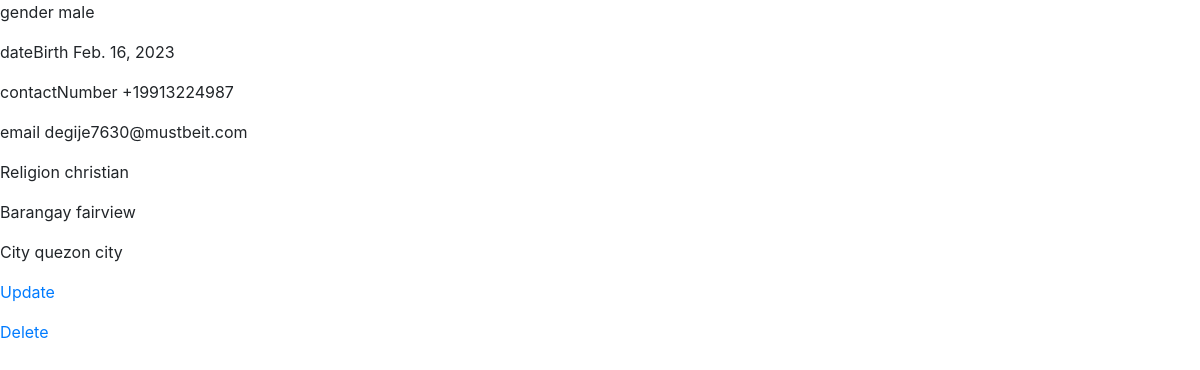
Before: /employee/1/ (signed in) with the older database file.
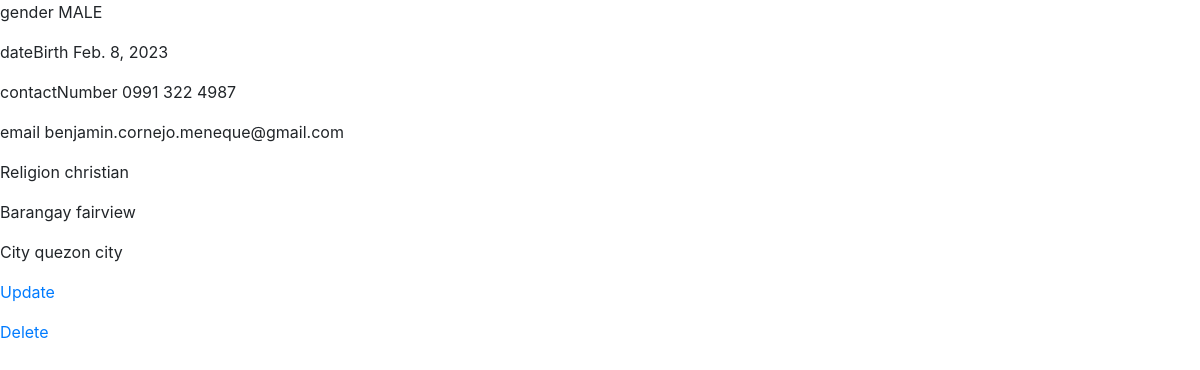
After: the same page with the newer database file.
### employee/models.py (models this page shows, shortened)
class Employee(models.Model):
    GENDER_CHOICES = [
        ("MALE", "Male"),
        ("FEMALE", "Female"),
    ]
    firstName = models.CharField(max_length=40)
    middleName = models.CharField(max_length=40)
    lastName = models.CharField(max_length=40)
    gender = models.CharField(max_length=6, choices=GENDER_CHOICES, default="male")
    dateBirth = models.DateField()
    contactNumber = PhoneNumberField(region="PH")
    email = models.EmailField(max_length=200)
    Religion = models.CharField(max_length=200,default="christian")
    Barangay = models.CharField(max_length=200, default="fairview")
    City = models.CharField(max_length=200, default="quezon city")
    HouseNumber= models.IntegerField(default=0)
    Country = models.CharField(max_length=200, default="philippines")
    Zip = models.IntegerField(default=0)
    TIN = models.IntegerField(default=0)
    EmployeeStatus = models.CharField(max_length=200, default="active")
    Department = models.CharField(max_length=200, default="IT")
    Job = models.CharField(max_length=200, default="IT")

### employee/views.py (the view)
# urls.py: path('<int:pk>/', views.EmployeeDetailView.as_view(), name='detail'),
class EmployeeDetailView(LoginRequiredMixin, generic.DetailView):
    model = Employee
    template_name = "employee/detail_view.html"

### templates/employee/detail_view.html (shortened to what this page needs)
{% extends 'base.html' %}
{% block content %}
<p>gender {{ object.gender }}</p>
<p>dateBirth {{ object.dateBirth }}</p>
<p>contactNumber {{ object.contactNumber }}</p>
<p>email {{ object.email }}</p>
<p>Religion {{ object.Religion }}</p>
<p>Barangay {{ object.Barangay }}</p>
<p>City {{ object.City }}</p>
<p><a href="{% url 'employee:update' object.id %}">Update</a></p>
<p><a href="{% url 'employee:delete' object.id %}">Delete</a></p>
{% endblock content %}

### templates/base.html (shortened to what this page needs)
<!DOCTYPE html>
<html lang="en">
<head>
    <link rel="stylesheet" href="https://stackpath.bootstrapcdn.com/bootstrap/4.3.1/css/bootstrap.min.css">
</head>
<body>
    {% block content %}{% endblock content %}
</body>
</html>

Changed rows visible on the page:
changed Employee "christian": gender "male" → "MALE"; dateBirth "Feb. 16, 2023" → "Feb. 8, 2023"; contactNumber "+19913224987" → "0991 322 4987"; email "degije7630@mustbeit.com" → "benjamin.cornejo.meneque@gmail.com"
